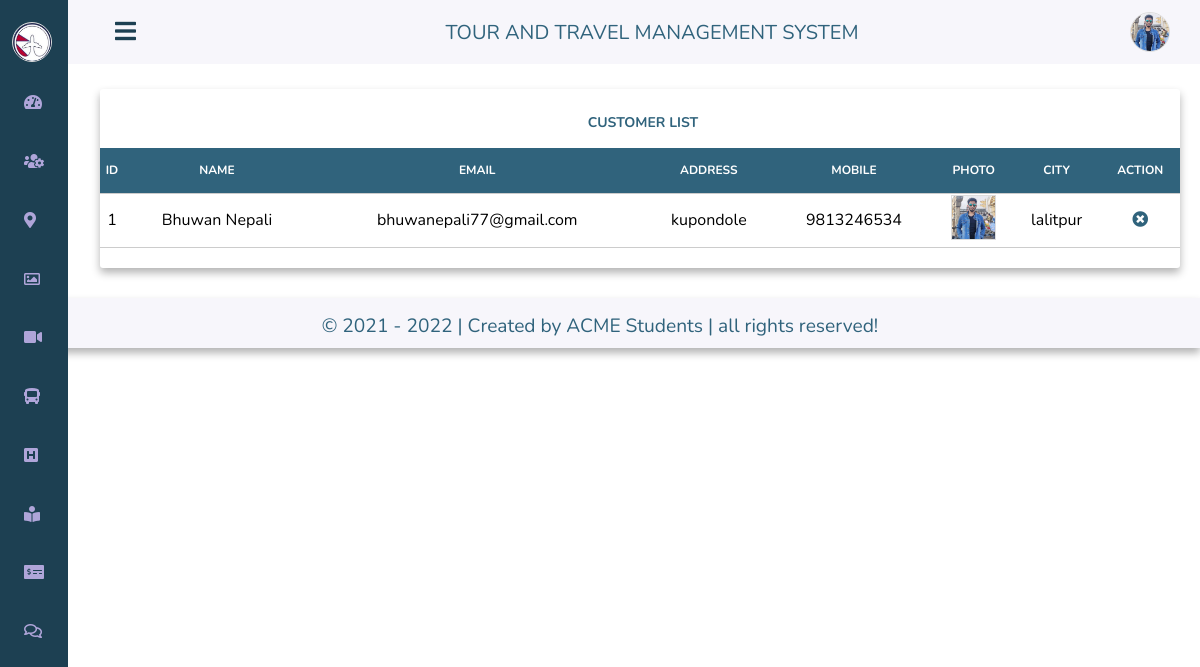
The app's page /admin/manage_customer.php with its own data.
### tables this page shows
CREATE TABLE `user_details` (
  `c_id` int(11) NOT NULL,
  `username` varchar(100) NOT NULL,
  `c_email` varchar(100) NOT NULL,
  `pswd` varchar(100) NOT NULL,
  `c_address` varchar(100) NOT NULL,
  `c_mobile` varchar(100) NOT NULL,
  `c_photo` varchar(100) NOT NULL,
  `fname` varchar(50) NOT NULL,
  `lname` varchar(50) NOT NULL,
  `city` varchar(50) NOT NULL,
  `c_pswd` varchar(100) NOT NULL
);

### admin/manage_customer.php (the view, shortened to what this page needs)
<!DOCTYPE html>
<html lang="en">
    <head>
        <link rel="stylesheet" href="https://cdnjs.cloudflare.com/ajax/libs/font-awesome/5.15.1/css/all.min.css">
        <link rel="stylesheet" href="css/styles.css">
    </head>
    <body id="body-pd">
        <header class="header" id="header">
            <div class="header-toggle">
                <i class="fas fa-bars" id="header-toggle"></i>
            </div>
            <div class="head" style="width:100%;text-align:center;font-size:20px;text-transform:uppercase;color:#30637c;">
                <label for="">Tour and Travel management system</label>
            </div>
            <div class="action">
            <?php include "../db.php";
                    $sql = "SELECT a_photo FROM admin_details WHERE id=1";
                    $query = mysqli_query($con,$sql);
                    $row=mysqli_fetch_array($query); ?>
                <div class="profile"  onClick="menuToggle();">
                    <?php echo "<img src='img/".$row['a_photo']."'>";?>
                </div>
            </div>
        </header>
        <div class="l-navbar" id="nav-bar">
            <nav class="nav">
                <div>
                    <a class="nav-logo">
                        <img src="../images/logo.jpg" alt="">
                    </a>
                    <div class="nav-list">
                        <a href="index.php" class="nav-link active">
                            <i class="fas fa-tachometer-alt"></i>
                        </a>
                        <a href="manage_customer.php" class="nav-link">
                            <i class="fas fa-users-cog"></i>
                        </a>
                        <a href="manage_place.php" class="nav-link">
                            <i class="fas fa-map-marker-alt"></i>
                        </a>
                        <a href="manage_gallery.php" class="nav-link">
                            <i class="far fa-image"></i>
                        </a>
                        <a href="manage_videos.php" class="nav-link">
                            <i class="fas fa-video"></i>
                        </a>
                        <a href="manage_transportation.php" class="nav-link">
                            <i class="fas fa-bus"></i>
                        </a>
                        <a href="manage_hotel.php" class="nav-link">
                            <i class="fas fa-h-square"></i>
                        </a>
                        <a href="manage_booking.php" class="nav-link">
                            <i class="fas fa-book-reader"></i>
                        </a>
                        <a href="manage_billing.php" class="nav-link">
                            <i class="fas fa-money-check-alt"></i>
                        </a>
                        <a href="feedback.php" class="nav-link">
                            <i class="far fa-comments"></i>
                        </a>
                    </div>
                </div>
            </nav>
        </div>
        <div class="customer-list">
        <div class="list-header">
            <h3>Customer list</h3>
        </div>
        <table class="plist">
            <thead class="heading">
                <tr>
                    <th>ID</th>
                    <th>Name</th>
                    <th>Email</th>
                    <th>Address</th>
                    <th>Mobile</th>
                    <th>photo</th>
                    <th>city</th>
                    <th>Action</th>
                </tr>
            </thead>
            <tbody class="body">
            <?php
                include "../func.php";
                $page = (int) (!isset($_GET['page']) ? 1 : $_GET['page']);
                $limit = 15;
                $startpoint = ($page * $limit) - $limit;
                $statement = "user_details ORDER BY c_id asc";
                $res = mysqli_query($con,"SELECT * FROM {$statement} LIMIT {$startpoint} , {$limit}");
                while($data=mysqli_fetch_array($res))
                    {?>
                    <tr>
                        <td><?php echo $data['c_id'];?></td>
                        <td><?php echo $data['fname'];?> <?php echo $data['lname'];?></td>
                        <td><?php echo $data["c_email"];?></td>
                        <td><?php echo $data["c_address"];?></td>
                        <td><?php echo $data['c_mobile'];?></td>
                        <td><?php echo "<img src='../images/".$data['c_photo']."'>";?></td>
                        <td><?php echo $data["city"];?></td>
                        <td><a href="manage_customers.php?del=<?php echo $data["c_id"];?>" onclick="return confirm('Are you sure?');"><i class="fas fa-times-circle"></i></a></td>
                    </tr>
                <?php } ?>
            </tbody>
        </table>
        </div>
        <div class="footer">
            <div class="foot">
                <div class="credit">&copy; 2021 - <script>const d = new Date();document.write(d.getFullYear());</script> | Created by ACME Students | all rights reserved!</div>
            </div>
        </div>
    </body>
</html>

### admin/css/styles.css (style rules this page uses)
*,::before,::after { box-sizing: border-box; }
body { position: relative; margin: 3rem 0 0 0; font-family: 'Nunito', sans-serif; font-size: 1rem; transition: .5s; }
a { text-decoration: none; }
.header { width: 100%; height: 3rem; position: fixed; top: 0; left: 0; display: flex; align-items: center; justify-content: space-between; padding: 0 1rem; background-color: #F7F6FB; z-index: 100; transition: .5s; }
.header-toggle { color: #1d4052; font-size: 1.5rem; cursor: pointer; }
.header-toggle i { margin-left: 15px; }
.l-navbar { position: fixed; top: 0; left: -30%; width: 68px; height: 100vh; background-color: #1d4052; padding: .5rem 1rem 0 0; transition: .5s; z-index: 100; }
.nav { height: 100%; display: flex; flex-direction: column; justify-content: space-between; overflow: hidden; }
.nav img { width: 40px; height: 40px; border-radius: 50%; margin-left: -12px; }
.nav-logo, .nav-link, .nav-link .active { display: grid; grid-template-columns: max-content max-content; align-items: center; column-gap: 1rem; padding: .4rem 0 .4rem 1.5rem; }
.nav-logo { margin-bottom: 1rem; }
.nav-link { position: relative; color: #AFA5D9; margin-bottom: 1.5rem; transition: .3s; }
.active { color: #AFA5D9; }
.active::before { content: ''; position: absolute; left: 0; width: 2px; height: 32px; background-color: #1d4052; }
@media screen and (min-width: 768px) { body { margin: 4rem 0 0 0; } }
@media screen and (min-width: 768px) { .header { height: 4rem; padding: 0 2rem 0 6.25rem; } }
@media screen and (min-width: 768px) { .header-toggle i { margin-left: 15px; } }
@media screen and (min-width: 768px) { .l-navbar { left: 0; padding: 1rem 1rem 0 0; } }
.action { position: fixed; top: 20px; right: 30px; }
.action .profile { cursor: pointer; }
.action .profile img { width: 40px; height: 40px; border-radius: 50%; overflow: hidden; object-fit: cover; margin-top: -8px; }
.footer { width: 100%; display: inline-block; background: #F7F6FB; height: 50px; margin-top: 30px; }
.footer .foot { width: 100%; display: inline-block; text-align: center; font-size: 1.2rem; padding-top: 15px; font-weight: normal; box-shadow: 0 .3rem .5rem rgba(0,0,0,.3); color:#30637c; height: 50px; }
.customer-list { width: 90%; height: auto; display: inline-block; background: #fff; border-radius: 3px 3px 3px 3px; margin-left: 100px; margin-top: 25px; border: none; box-shadow: 0 .3rem .5rem rgba(0,0,0,.3); }
.list-header { width: 95%; height: 45px; margin-left: 20px; background: #fff; border-radius: 3px 3px 0px 0px; color: #30637c; }
.list-header h3 { font-size: 14px; color: #30637c; }
.heading { background: #30637c; color: #fff; width: 100%; height: 45px; border: none; outline: none; border-bottom: 1px solid #ccc; }
.body { text-align: center; }
table { width: 100%; border-collapse: collapse; border-radius: 5px; margin-bottom: 20px; }
tr { border-bottom: 1px solid #ccc; height: 40px; }
th { text-transform: uppercase; font-size: 12px; }
.customer-list table tbody tr td img { width: 45px; height: 45px; object-fit: cover; }
table tbody tr td a { color: #30637c; }
h3 { color: #30637c; padding: 10px 0px 15px 20px; text-transform: uppercase; text-align: center; }
img, embed { border: 1px solid #ddd; height: 200px; object-fit: cover; }

### records on screen
user_details: c_id "1", fname "Bhuwan", lname "Nepali", c_email "bhuwanepali77@gmail.com", c_address "kupondole", c_mobile "9813246534", c_photo (picture), city "lalitpur"
